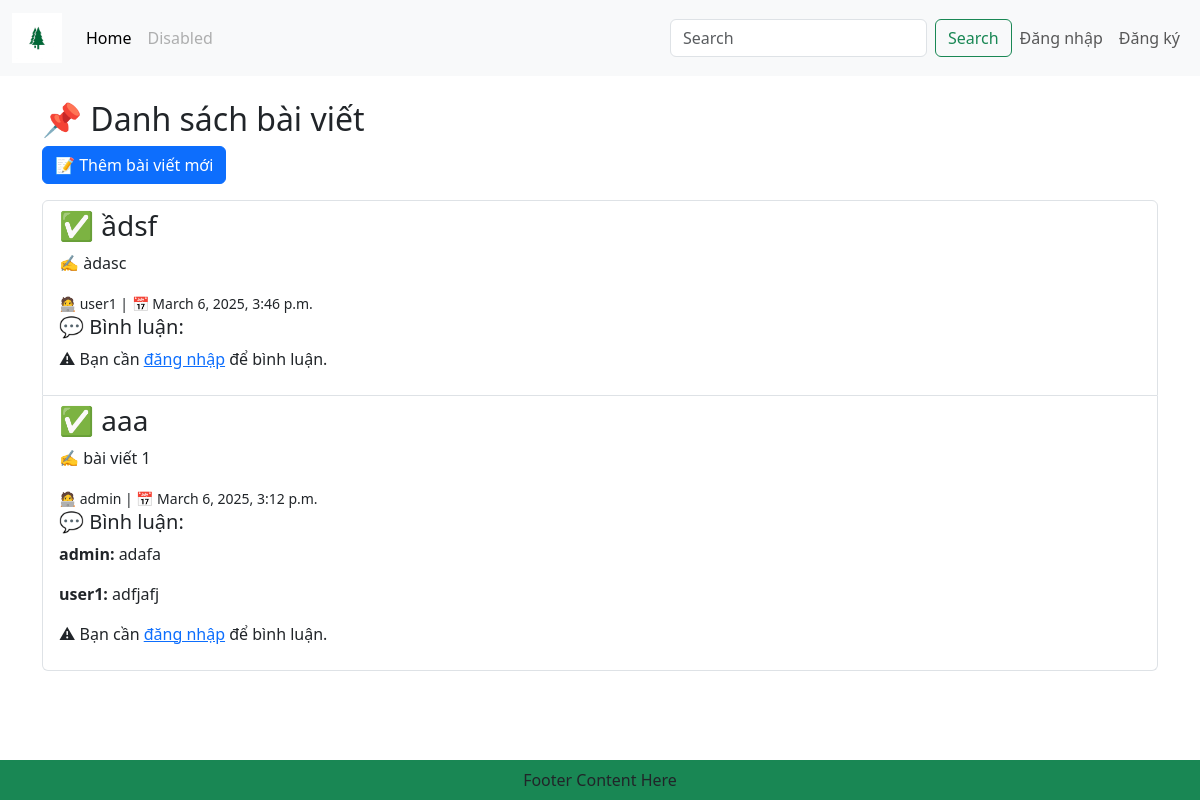
Screenshot of /blog/ with the database file from the repository.
### app/models.py (models this page shows, shortened)
class Post(models.Model):
    title = models.CharField(max_length=255)
    content = models.TextField()
    author = models.ForeignKey(User, on_delete=models.CASCADE)
    created_at = models.DateTimeField(default=now)

class Comment(models.Model):
    post = models.ForeignKey(Post, on_delete=models.CASCADE, related_name='comments')
    author = models.ForeignKey(User, on_delete=models.CASCADE)
    content = models.TextField()
    created_at = models.DateTimeField(auto_now_add=True)

### app/views.py (the view)
# urls.py: path('', views.blog_home, name='blog_home'),  # Trang danh sách bài viết
def blog_home(request):
    posts = Post.objects.all().order_by('-created_at')
    comment_form = CommentForm()
    return render(request, 'app/home.html', {'posts': posts, 'comment_form': comment_form})

### app/forms.py
class CommentForm(forms.ModelForm):
    class Meta:
        model = Comment
        fields = ['content']

### app/templates/app/home.html
{% extends "app/base.html" %}
{% block content %}
  <div class="container mt-4">
      <h2>📌 Danh sách bài viết</h2>
      <a class="btn btn-primary mb-3" href="{% url 'create_post' %}">📝 Thêm bài viết mới</a>
      {% if posts %}
        <ul class="list-group">
          {% for post in posts %}
            <li class="list-group-item">
              <h3>✅ {{ post.title }}</h3>
              <p>✍ {{ post.content|truncatewords:20 }}</p>
              <small>🧑‍💻 {{ post.author }} | 📅 {{ post.created_at }}</small>
              <h5>💬 Bình luận:</h5>
              {% for comment in post.comments.all %}
                <p><strong>{{ comment.author.username }}:</strong> {{ comment.content }}</p>
              {% endfor %}
              {% if user.is_authenticated %}
                <form method="post" action="{% url 'add_comment' post.id %}">
                    {% csrf_token %}
                    {{ comment_form.as_p }}
                    <button type="submit" class="btn btn-secondary">💬 Gửi bình luận</button>
                </form>
              {% else %}
                <p>⚠ Bạn cần <a href="{% url 'login' %}">đăng nhập</a> để bình luận.</p>
              {% endif %}
            </li>
          {% endfor %}
        </ul>
      {% else %}
        <p>⚠ Chưa có bài viết nào.</p>
      {% endif %}
  </div>
{% endblock %}

### app/templates/app/base.html (shortened to what this page needs)
{% load static %}
<!DOCTYPE html>
<html lang="vi">
<head>
    <link href="https://cdn.jsdelivr.net/npm/bootstrap@5.3.3/dist/css/bootstrap.min.css" rel="stylesheet">
    <link href="{% static 'app/css/owl.carousel.min.css' %}" rel="stylesheet"/>
    <link href="{% static 'app/css/all.min.css' %}" rel="stylesheet"/>
    <link href="{% static 'app/css/style.css' %}" rel="stylesheet"/>
</head>
<body>
<nav class="navbar navbar-expand-lg bg-body-tertiary">
    <div class="container-fluid">
        <a class="navbar-brand" href="#">
            <img src="{% static 'app/images/logoT.jpg' %}" width="50" height="50">
        </a>
        <div class="collapse navbar-collapse" id="navbarSupportedContent">
            <ul class="navbar-nav me-auto mb-2 mb-lg-0">
                <li class="nav-item">
                    <a class="nav-link active" aria-current="page" href="#">Home</a>
                </li>
                <li class="nav-item">
                    <a class="nav-link disabled" aria-disabled="true">Disabled</a>
                </li>
            </ul>
            <form class="d-flex" role="search">
                <input class="form-control me-2" type="search" placeholder="Search" aria-label="Search">
                <button class="btn btn-outline-success" type="submit">Search</button>
            </form>
            <ul class="navbar-nav mb-2 mb-lg-0">
                {% if request.user.is_authenticated %}
                    <li class="nav-item">
                        <span class="navbar-text">Xin chào, {{ request.user.username }}</span>
                    </li>
                    <li class="nav-item">
                        <a class="nav-link" href="{% url 'logout' %}">Đăng xuất</a>
                    </li>
                {% else %}
                    <li class="nav-item">
                        <a class="nav-link" href="{% url 'login' %}">Đăng nhập</a>
                    </li>
                    <li class="nav-item">
                        <a class="nav-link" href="{% url 'register' %}">Đăng ký</a>
                    </li>
                {% endif %}
        </div>
    </div>
</nav>
{% block content %}{% endblock content %}
<footer class="container-fluid bg-success text-center fixed-bottom">
    <p class="py-2 mb-0">Footer Content Here</p>
</footer>
</body>
</html>

### rows the page displays
Post: title "ầdsf", content "àdasc", author "user1", created_at "March 6, 2025, 3:46 p.m."
Post: title "aaa", content "bài viết 1", author "admin", created_at "March 6, 2025, 3:12 p.m."
Comment: author.username "admin", content "adafa"
Comment: author.username "user1", content "adfjafj"
